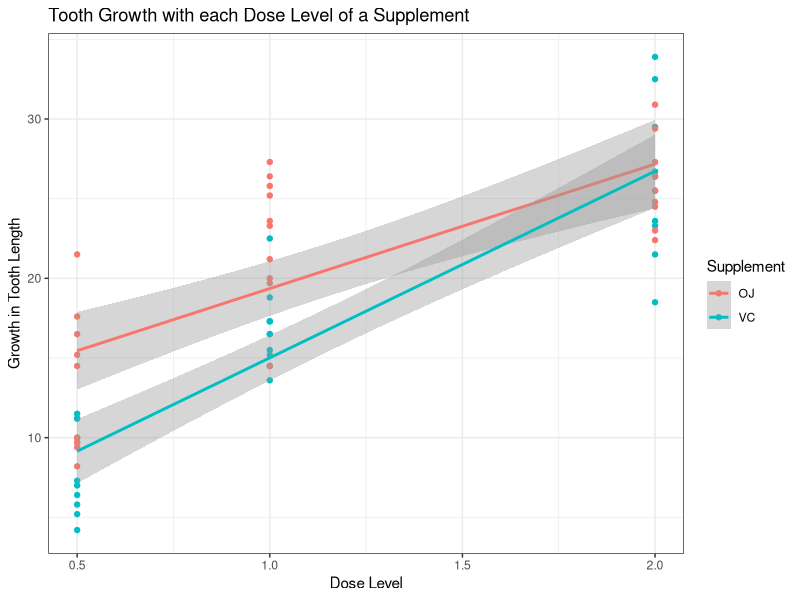

Here is the R script that generated this plot: (Note: this script raises an error after producing the figure.)
## ---- chunk 1
knitr::opts_chunk$set(echo = TRUE, cache = TRUE)
## ---- chunk 2
# loading the required libraries
library(ggplot2)
library(dplyr)
## ---- chunk 3
# loading the datasets package
library(datasets)

# loading the ToothGrowth data set
data("ToothGrowth")
## ---- chunk 4
# creating a point plot of the variation of teeth growth with respect to each dose level 
# of a supplement, and fitting a linear line over those points
qplot(x = dose, y = len, data = ToothGrowth, color = supp, geom = "point",
      main = "Tooth Growth with each Dose Level of a Supplement",
      xlab = "Dose Level", ylab = "Growth in Tooth Length") +
geom_smooth(method = "lm") + theme_bw() + labs(colour = "Supplement")
## ---- chunk 5
# generating a summary of all variables in the dataset
summary(ToothGrowth)
## ---- chunk 6
# mean tooth growth length
mean(ToothGrowth$len)
## ---- chunk 7
# standard deviation of the length of tooth growth
sd(ToothGrowth$len)
## ---- chunk 8
# summarizing the growth in length data for the 'OJ' supplement
summary(ToothGrowth[ToothGrowth$supp == "OJ",]$len)
## ---- chunk 9
# mean tooth growth length with the 'OJ' supplement
mean(ToothGrowth[ToothGrowth$supp == "OJ",]$len)
## ---- chunk 10
# standard deviation of the length of tooth growth with the 'OJ' supplement
sd(ToothGrowth[ToothGrowth$supp == "OJ",]$len)
## ---- chunk 11
# summarizing the growth in length data for the 'VC' supplement
summary(ToothGrowth[ToothGrowth$supp == "VC",]$len)
## ---- chunk 12
# mean tooth growth length with the 'VC' supplement
mean(ToothGrowth[ToothGrowth$supp == "VC",]$len)
## ---- chunk 13
# standard deviation of the length of tooth growth with the 'VC' supplement
sd(ToothGrowth[ToothGrowth$supp == "VC",]$len)
## ---- chunk 14
# performing a two-sided, two-sample t-test comparing samples for supplements
# 'OJ' and 'VC'
t.test(len ~ supp, data = ToothGrowth, paired = FALSE, alternative = "two.sided")
## ---- chunk 15
# performing a two-sided, two-sample t-test comparing samples for supplements
# 'OJ' and 'VC', for the dose level of 0.5 mg/ml
t.test(len ~ supp, data = ToothGrowth[ToothGrowth$dose == 0.5,],
       paired = FALSE, alternative = "two.sided")
## ---- chunk 16
# performing a two-sided, two-sample t-test comparing samples for supplements
# 'OJ' and 'VC', for the dose level of 1.0 mg/ml
t.test(len ~ supp, data = ToothGrowth[ToothGrowth$dose == 1.0,],
       paired = FALSE, alternative = "two.sided")
## ---- chunk 17
# performing a two-sided, two-sample t-test comparing samples for supplements
# 'OJ' and 'VC', for the dose level of 2.0 mg/ml
t.test(len ~ supp, data = ToothGrowth[ToothGrowth$dose == 2.0,],
       paired = FALSE, alternative = "two.sided")
